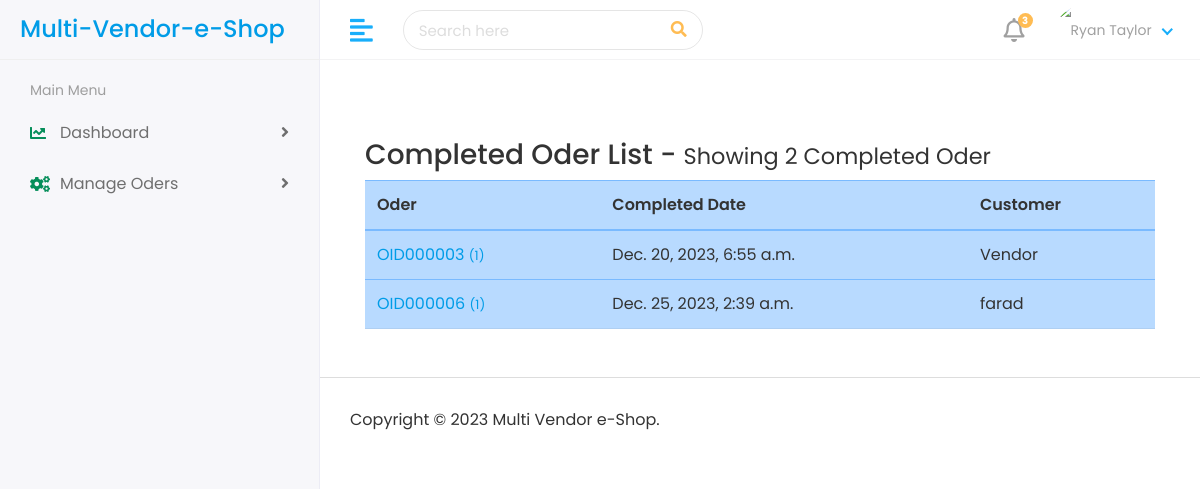
The page /admin-panel/completed-oder-list/ (signed in) on the database as committed earlier.
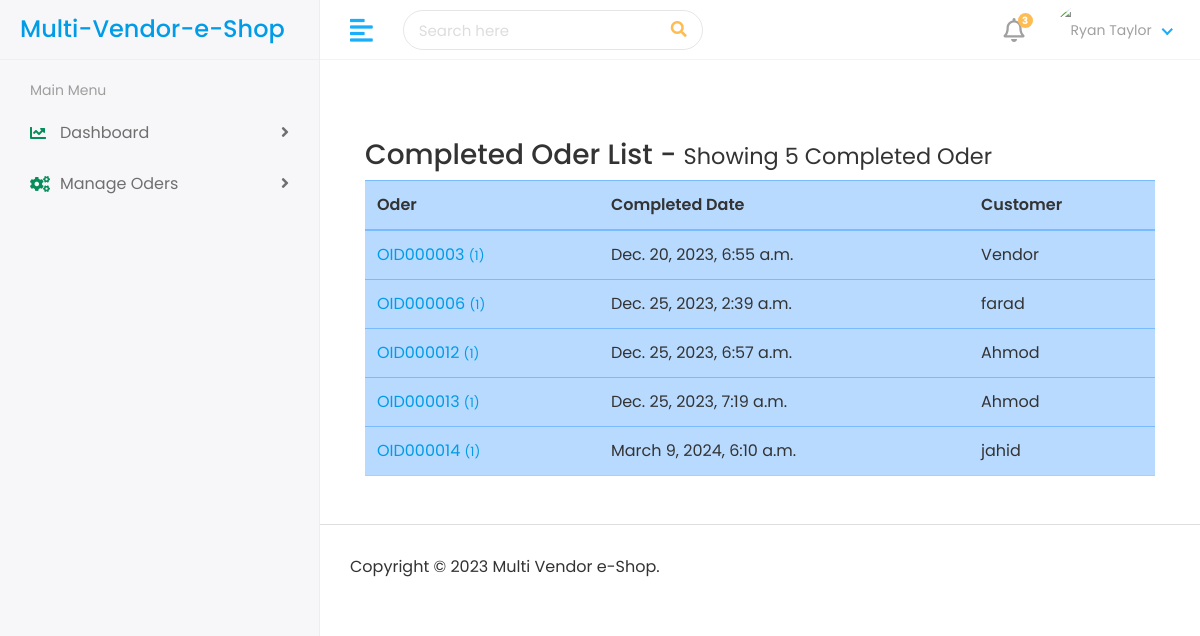
The same page on the database as committed later.
### products/models.py (models this page shows, shortened)
class CompletedOder(models.Model):
    user = models.ForeignKey("accounts.CustomUser", on_delete=models.CASCADE)
    shipping_address = models.ForeignKey(CustomerAddress, on_delete=models.CASCADE)
    sub_total_price = models.FloatField()
    status = models.CharField(max_length=20)
    paid = models.BooleanField(default=False)
    complete_date = models.DateTimeField(auto_now_add=True)
    oder_number = models.CharField(max_length=12)

### accounts/models.py (models this page shows, shortened)
class CustomUser(AbstractBaseUser, PermissionsMixin):
    USER_ROLE = [
        ('1', 'Customer'),
        ('2', 'Editor'),
        ('3', 'Vendor'),
    ]
    email = models.EmailField(unique=True)
    first_name = models.CharField(max_length=30)
    last_name = models.CharField(max_length=30)
    mobile = models.PositiveIntegerField()
    user_role = models.CharField(choices=USER_ROLE, default=1, max_length=20)
    date_joined = models.DateTimeField(default=timezone.now)
    is_active = models.BooleanField(default=True)
    is_staff = models.BooleanField(default=True)
    objects = CustomUserManager()
    USERNAME_FIELD = 'email'
    REQUIRED_FIELDS = ['first_name', 'last_name','mobile']

### AdminPanel/views.py (the view)
# urls.py: path('admin-panel/completed-oder-list/', views.show_completed_oder_list, name='show_completed_oder_list'),
@login_required(login_url='user_login')
def show_completed_oder_list(request):
    completed_oder_list = CompletedOder.objects.all()
    context={
        'completed_oder_list':completed_oder_list
    }
    return render(request, 'admin-panel/completed_oder_list.html', context)

### templates/admin-panel/completed_oder_list.html (shortened to what this page needs)
{% extends "admin-panel/admin-base.html" %}
{% load static %}
{% block admin-body %}
<div class="container my-5">
    <h3>Completed Oder List - <small>Showing {{completed_oder_list|length}} Completed Oder</small></h3>
    <div class="table-responsive">
        <table class="table table-primary">
            <thead>
                <tr>
                    <th scope="col">Oder</th>
                    <th scope="col">Completed Date</th>
                    <th scope="col">Customer</th>
                </tr>
            </thead>
            <tbody>
                {% for oder in completed_oder_list %}
                    <tr class="">
                        <td scope="row"><a href="{% url 'show_completed_oder_item_list' oder.id %}">{{oder.oder_number}} <small>({{oder.delivered_items.count}})</small></a></td>
                        <td>{{oder.complete_date}}</td>
                        <td>{{oder.user.first_name}}</td>
                    </tr>
                {% endfor %}
            </tbody>
        </table>
    </div>
</div>
{% endblock admin-body %}

Rows that differ between the two databases and show on the page:
added CompletedOder: oder_number "OID000012", delivered_items.count "1", complete_date "Dec. 25, 2023, 6:57 a.m.", user.first_name "Ahmod"
added CompletedOder: oder_number "OID000013", delivered_items.count "1", complete_date "Dec. 25, 2023, 7:19 a.m.", user.first_name "Ahmod"
added CompletedOder: oder_number "OID000014", delivered_items.count "1", complete_date "March 9, 2024, 6:10 a.m.", user.first_name "jahid"
Other text that changed with them:
{{ completed_oder_list|length }}: "2" → "5"
